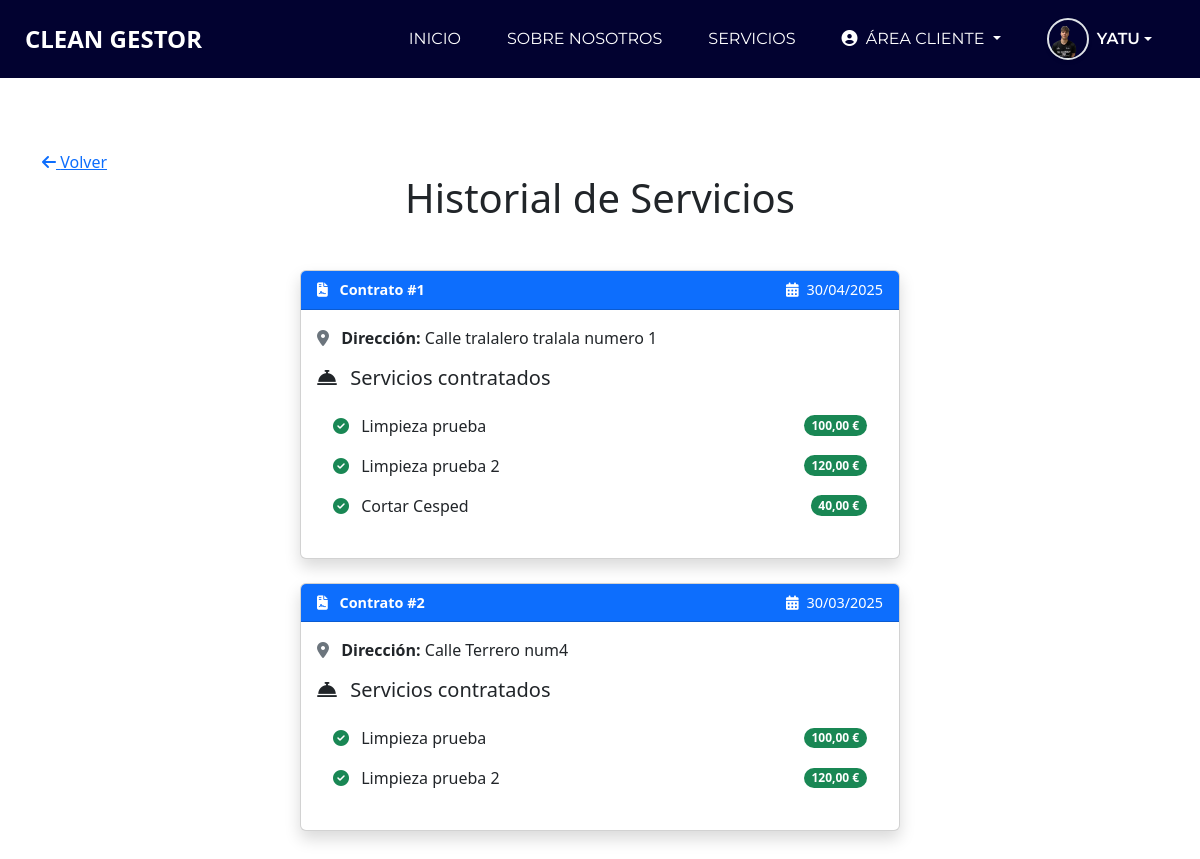
Screenshot of /CleanGestor/views/servicios_contratados_cliente.php (signed in) with the database file from the repository.
### tables this page shows
CREATE TABLE `contrato` (
  `idContrato` int(11) NOT NULL,
  `fecha` date NOT NULL,
  `lugar` varchar(255) NOT NULL,
  `dni` varchar(255) NOT NULL,
  `estado` enum('abierto','finalizado') DEFAULT 'abierto'
);

CREATE TABLE `servicio` (
  `idServicio` int(11) NOT NULL,
  `precio` int(11) NOT NULL,
  `nombreServicio` varchar(255) NOT NULL,
  `descripcion` text NOT NULL,
  `sueldo` int(11) NOT NULL,
  `horas` int(11) NOT NULL,
  `fotoServicio` varchar(255) DEFAULT NULL,
  `idEmpresa` int(11) NOT NULL
);

### CleanGestor/DAO/ContratoDAO.php (called while the page is built, shortened)
<?php
class ContratoDAO {
    private $conexion;
    public function __construct($conexion) {
        $this->conexion = $conexion;
    }
    public function obtenerContratosConServicios($dni) {
        $sqlContratos = "SELECT c.idContrato, c.fecha, c.lugar
                         FROM contrato c
                         WHERE c.dni = ?";
        $stmt = $this->conexion->prepare($sqlContratos);
        $stmt->bind_param("s", $dni);
        $stmt->execute();
        $resultContratos = $stmt->get_result();
        $contratos = $resultContratos->fetch_all(MYSQLI_ASSOC);
        $contratoServicios = [];
        foreach ($contratos as $contrato) {
            $idContrato = $contrato['idContrato'];
            $sqlServicios = "SELECT s.nombreServicio, s.precio
                             FROM servicio s
                             INNER JOIN contratoservicio cs ON s.idServicio = cs.idServicio
                             WHERE cs.idContrato = ?";
            $stmt = $this->conexion->prepare($sqlServicios);
            $stmt->bind_param("i", $idContrato);
            $stmt->execute();
            $resultServicios = $stmt->get_result();
            $contratoServicios[$idContrato] = $resultServicios->fetch_all(MYSQLI_ASSOC);
        }
        return ['contratos' => $contratos, 'servicios' => $contratoServicios];
    }
}
?>

### CleanGestor/views/servicios_contratados_cliente.php (the view, shortened to what this page needs)
<?php
require_once("../DAO/ContratoDAO.php");
$conexion = new mysqli("localhost", "root", "", "gestor");
$contratoDAO = new ContratoDAO($conexion);
$dni = $_SESSION['dni'];
$data = $contratoDAO->obtenerContratosConServicios($dni);
$contratos = $data['contratos'];
$contratoServicios = $data['servicios'];
?>
<!DOCTYPE html>
<html lang="es">
    <head>
        <link rel="stylesheet" href="../assets/css/bootstrap.css">
        <link rel="stylesheet" href="../assets/css/style.css">
        <link rel="stylesheet" type="text/css" href="../assets/css/bootstrap.css" />
        <link rel="stylesheet" href="https://cdnjs.cloudflare.com/ajax/libs/font-awesome/6.5.0/css/all.min.css">
        <link rel="stylesheet" href="https://cdnjs.cloudflare.com/ajax/libs/animate.css/4.1.1/animate.min.css">
    </head>
    <body class="sub_page">
        <div class="hero_area">
            <header class="header_section">
                <div class="container-fluid">
                    <?php include_once("navbar.php"); ?>
                </div>
            </header>
        </div>
        <div class="container py-5">
            <a href="javascript:history.back()" class="back-link mt-4 d-inline-block">
                <i class="fas fa-arrow-left"></i> Volver
            </a>
            <h1 class="text-center mb-5">Historial de Servicios</h1>
            <?php if (count($contratos) > 0): ?>
                <div class="row justify-content-center">
                    <?php foreach ($contratos as $contrato): ?>
                        <div class="col-md-8">
                            <div class="service-history-card card shadow mb-4">
                                <div class="card-header bg-primary text-white d-flex justify-content-between align-items-center">
                                    <div>
                                        <i class="fas fa-file-contract me-2"></i>
                                        <strong>Contrato #<?= $contrato['idContrato'] ?></strong>
                                    </div>
                                    <span>
                                        <i class="fas fa-calendar-alt me-1"></i>
                                        <?= date("d/m/Y", strtotime($contrato['fecha'])) ?>
                                    </span>
                                </div>
                                <div class="card-body">
                                    <div class="mb-2">
                                        <i class="fas fa-map-marker-alt me-2 text-secondary"></i>
                                        <strong>Dirección:</strong> <?= htmlspecialchars($contrato['lugar']) ?>
                                    </div>
                                    <h5 class="mt-3 mb-3">
                                        <i class="fas fa-concierge-bell me-2"></i> Servicios contratados
                                    </h5>
                                    <ul class="list-group list-group-flush mb-3">
                                        <?php foreach ($contratoServicios[$contrato['idContrato']] as $servicio): ?>
                                            <li class="list-group-item d-flex justify-content-between align-items-center">
                                                <span>
                                                    <i class="fas fa-check-circle text-success me-2"></i>
                                                    <?= htmlspecialchars($servicio['nombreServicio']) ?>
                                                </span>
                                                <span class="badge bg-success rounded-pill">
                                                    <?= number_format($servicio['precio'], 2, ',', '.') ?> €
                                                </span>
                                            </li>
                                        <?php endforeach; ?>
                                    </ul>
                                </div>
                            </div>
                        </div>
                    <?php endforeach; ?>
                </div>
            <?php endif; ?>
        </div>
    </body>
</html>

### CleanGestor/assets/css/style.css (style rules this page uses)
body { height: auto; min-height: 100%; background: #fff; font-family: 'Montserrat', Arial, sans-serif; overflow-x: hidden; }
a, a:hover, a:focus { text-decoration: none; }
.hero_area { position: relative; background-color: #020230; height: auto !important; overflow: visible !important; min-height: 100vh; display: -webkit-box; display: -ms-flexbox; display: flex; -webkit-box-orient: vertical; -webkit-box-direction: normal; -ms-flex-direction: column; flex-direction: column; }
.sub_page .hero_area { min-height: auto; }
.header_section .container-fluid { padding-right: 25px; padding-left: 25px; }
.card { margin-bottom: 15px; border: 1px solid #ddd; border-radius: 8px; max-width: 600px; margin-left: auto; margin-right: auto; }
.card-header { font-size: 0.9rem; padding: 8px 12px; background-color: #f8f9fa; border-bottom: 1px solid #ddd; text-align: center; }
.card-body { padding: 8px 12px; }

### rows the page displays
contrato: idContrato "1", fecha "30/04/2025", lugar "Calle tralalero tralala numero 1"
servicio: nombreServicio "Limpieza prueba", precio "100,00"
servicio: nombreServicio "Limpieza prueba 2", precio "120,00"
servicio: nombreServicio "Cortar Cesped", precio "40,00"
contrato: idContrato "2", fecha "30/03/2025", lugar "Calle Terrero num4"

### other values shown
$_SESSION['nombre'] "YATU"
